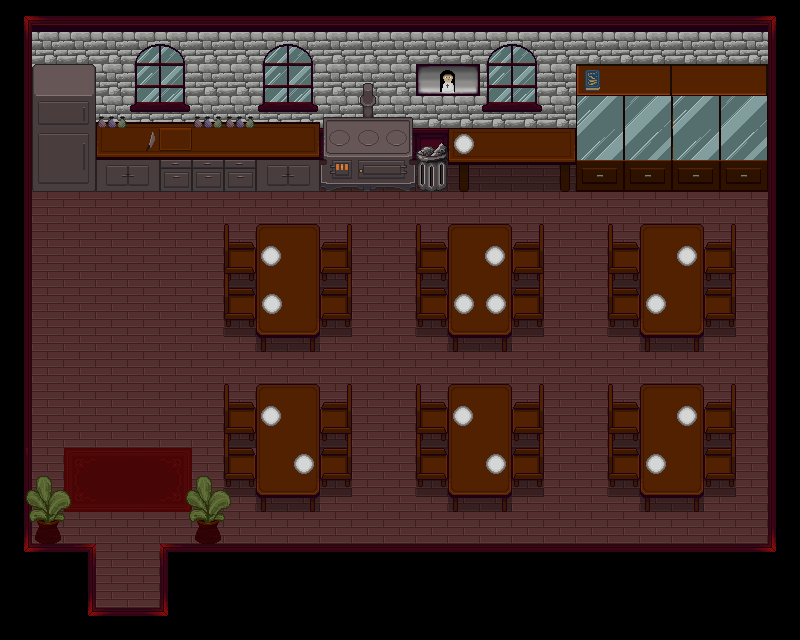

This is a level from a 2D game, rendered from its Tiled map with the project's own tilesets. A one-line summary and the map file follow, with tile-layer data summarised:
An orthogonal 25x20 tile map with 32x32 px tiles, 6 tile layers (floor, flor2, wall, table, ...), 2 tilesets and 14 objects.

<map version="1.10" tiledversion="1.11.0" orientation="orthogonal" renderorder="right-down" width="25" height="20" tilewidth="32" tileheight="32" infinite="0" nextlayerid="11" nextobjectid="21">
 <tileset firstgid="1" source="chuchasset.tsx" />
 <tileset firstgid="783" source="chuchasset2.tsx" />
 <layer id="1" name="floor" width="25" height="20">
  <data>[500 cells, 372 non-empty, 2 distinct tile ids]</data>
 </layer>
 <layer id="5" name="flor2" width="25" height="20">
  <data>[500 cells, 12 non-empty, 1 distinct tile ids]</data>
 </layer>
 <layer id="2" name="wall" width="25" height="20">
  <data>[500 cells, 178 non-empty, 20 distinct tile ids]</data>
 </layer>
 <layer id="3" name="table" width="25" height="20">
  <data>[500 cells, 100 non-empty, 20 distinct tile ids]</data>
 </layer>
 <layer id="4" name="object" width="25" height="20">
  <data>[500 cells, 105 non-empty, 66 distinct tile ids]</data>
 </layer>
 <layer id="6" name="tree" width="25" height="20">
  <data>[500 cells, 55 non-empty, 27 distinct tile ids]</data>
 </layer>
 <objectgroup id="7" name="Wall_Object">
  <object id="1" x="160.994" y="542.397" width="605.645" height="65.1643" />
  <object id="2" x="31.6239" y="543.356" width="63.2477" height="64.206" />
  <object id="7" x="0" y="156.203" width="31.6239" height="393.861" />
  <object id="8" x="767.598" y="157.161" width="30.6656" height="392.903" />
  <object id="19" x="447.75" y="17" width="321.25" height="143.5" />
  <object id="20" x="32.6667" y="16" width="384" height="143.333" />
 </objectgroup>
 <objectgroup id="8" name="Door_10">
  <object id="9" x="93.9133" y="574.021" width="67.0809" height="32.5822" />
 </objectgroup>
 <objectgroup id="9" name="Table_Object">
  <object id="10" x="256.824" y="224.242" width="62.2894" height="92.955" />
  <object id="11" x="257" y="383" width="63" height="97" />
  <object id="12" x="447.5" y="223" width="64.5" height="97.5" />
  <object id="13" x="640" y="223.5" width="64" height="96.5" />
  <object id="14" x="640" y="383" width="63.5" height="97" />
  <object id="15" x="448" y="383" width="64" height="97.5" />
 </objectgroup>
 <objectgroup id="10" name="Bin_Object">
  <object id="18" x="416.75" y="128.5" width="31" height="31.75" />
 </objectgroup>
</map>